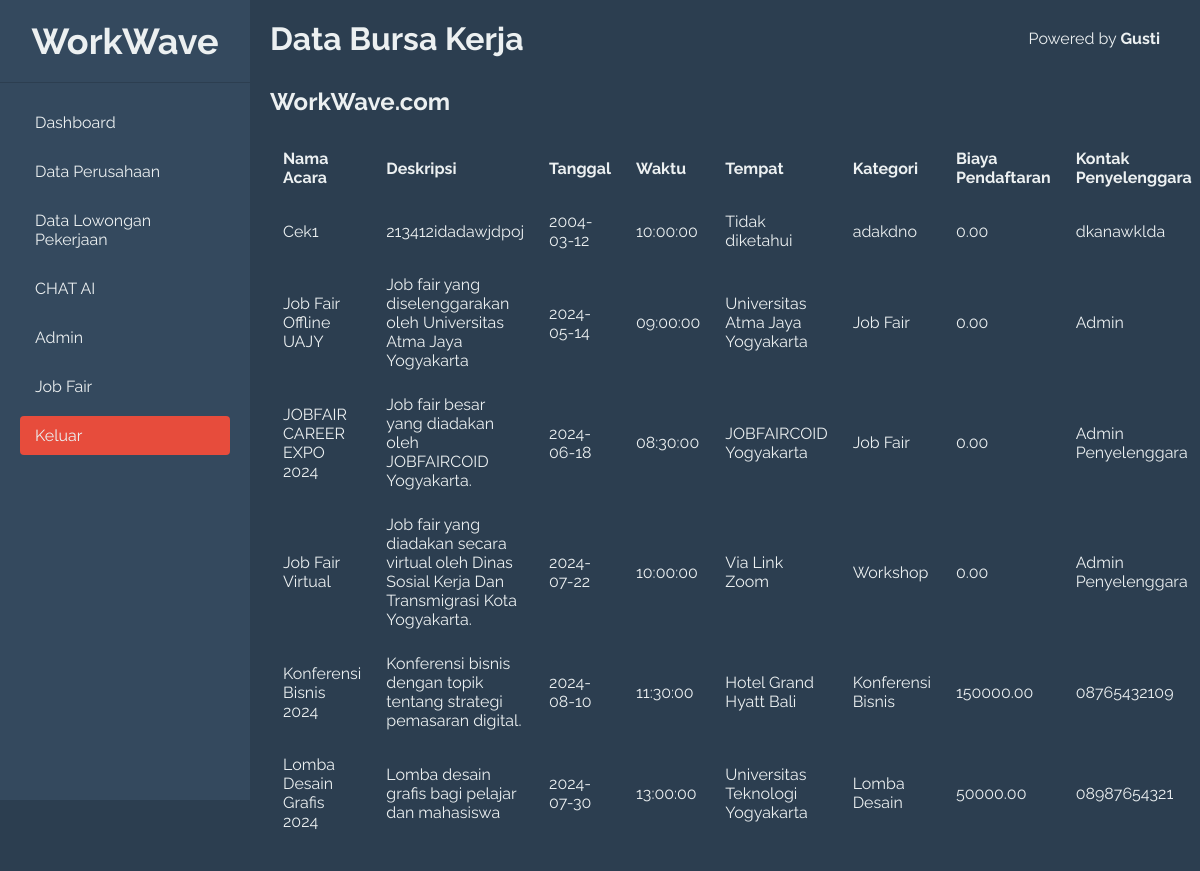
Before: /php/Admin/databursakerja.php with the older database file.
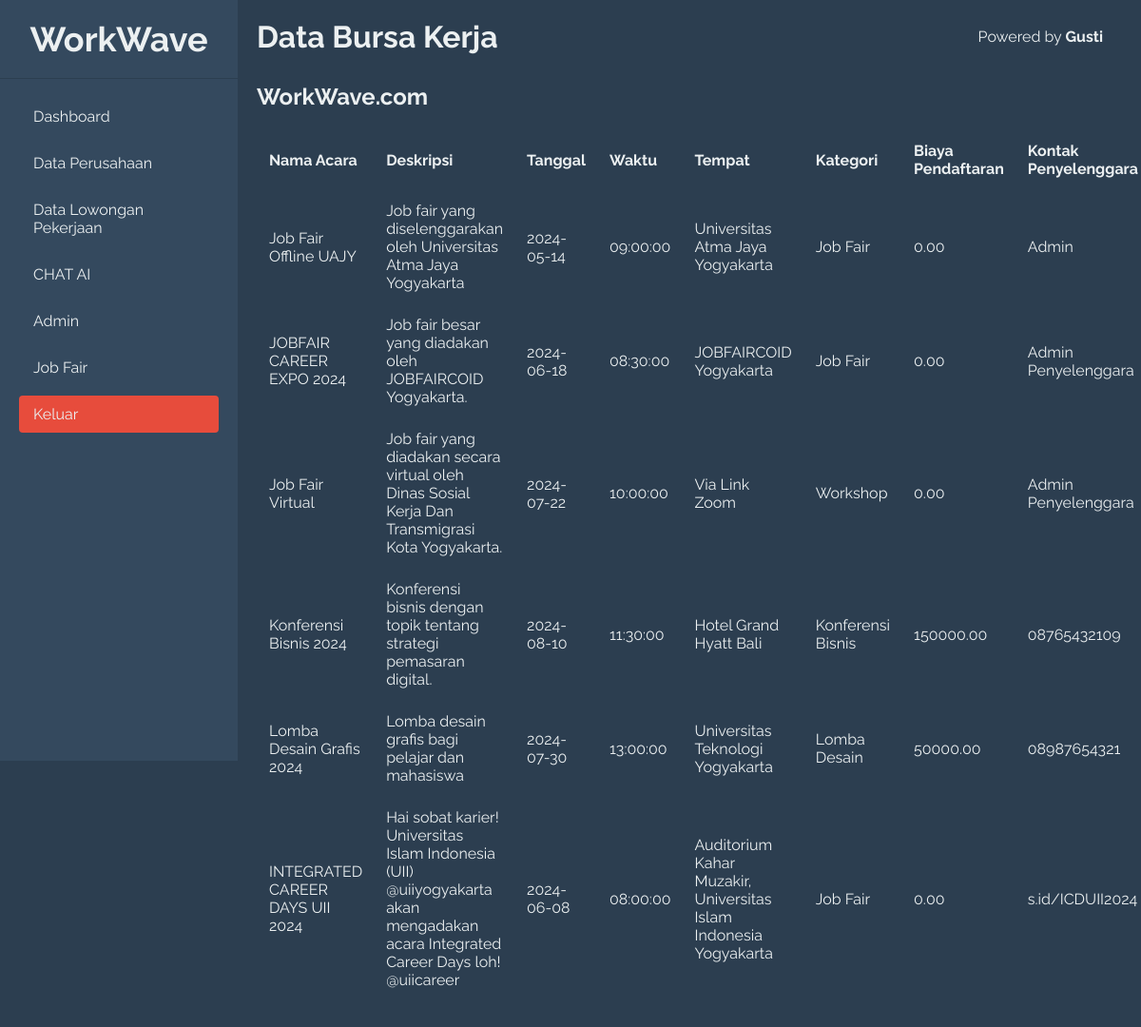
After: the same page with the newer database file.
### tables this page shows
CREATE TABLE `event` (
  `id` int(11) NOT NULL,
  `nama_acara` varchar(255) NOT NULL,
  `deskripsi_acara` text NOT NULL,
  `tanggal_acara` date NOT NULL,
  `waktu_acara` time NOT NULL,
  `tempat_acara` varchar(255) NOT NULL,
  `kategori_acara` varchar(255) NOT NULL,
  `biaya_pendaftaran` decimal(10,2) NOT NULL,
  `kontak_penyelenggara` varchar(255) NOT NULL,
  `url_pendaftaran` varchar(255) NOT NULL,
  `Instruksi_tambahan` varchar(255) NOT NULL,
  `foto_poster` varchar(255) NOT NULL
);

### php/Admin/databursakerja.php (the view, shortened to what this page needs)
<?php
include "koneksi.php";
$sql = "SELECT id, nama_acara, deskripsi_acara, tanggal_acara, waktu_acara, tempat_acara, kategori_acara, biaya_pendaftaran, kontak_penyelenggara, url_pendaftaran FROM event";
$result = $koneksi->query($sql);
?>
<!DOCTYPE html>
<html lang="en">
<head>
    <link rel="stylesheet" href="css/adminpage5.css">
</head>
<body>
<div class="sidebar">
    <div class="sidebar-header">
        <h2><strong>W</strong>ork<strong>W</strong>ave</h2>
    </div>
    <ul class="sidebar-menu">
            <li><a href="AdminPage.php">Dashboard</a></li>
            <li><a href="dataPerusahaan.php">Data Perusahaan</a></li>
            <li><a href="dataLoker.php">Data Lowongan Pekerjaan</a></li>
            <li><a href="dataAI.php">CHAT AI</a></li>
            <li><a href="dataAdmin.php">Admin</a></li>
            <li><a href="databursakerja.php">Job Fair</a></li>
            <li><a href="logout.php" class="btn btn-danger">Keluar</a></li>
        </ul>
</div>
<div class="main-content">
    <header>
        <div class="header-title">
            <h1>Data Bursa Kerja</h1>
        </div>
        <div class="user-info">
            <p>Powered by <strong>Gusti</strong></p>
        </div>
    </header>
    <div class="content">
        <div class="data-section">
        <h2><strong>W</strong>ork<strong>W</strong>ave.com</h2>
            <table class="data-table">
                <thead>
                    <tr>
                        <th>Nama Acara</th>
                        <th>Deskripsi</th>
                        <th>Tanggal</th>
                        <th>Waktu</th>
                        <th>Tempat</th>
                        <th>Kategori</th>
                        <th>Biaya Pendaftaran</th>
                        <th>Kontak Penyelenggara</th>
                    </tr>
                </thead>
                <tbody>
                    <?php while ($row = $result->fetch_assoc()) : ?>
                        <tr>
                            <td><?php echo htmlspecialchars($row['nama_acara']); ?></td>
                            <td><?php echo htmlspecialchars($row['deskripsi_acara']); ?></td>
                            <td><?php echo htmlspecialchars($row['tanggal_acara']); ?></td>
                            <td><?php echo htmlspecialchars($row['waktu_acara']); ?></td>
                            <td><?php echo htmlspecialchars($row['tempat_acara']); ?></td>
                            <td><?php echo htmlspecialchars($row['kategori_acara']); ?></td>
                            <td><?php echo htmlspecialchars($row['biaya_pendaftaran']); ?></td>
                            <td><?php echo htmlspecialchars($row['kontak_penyelenggara']); ?></td>
                        </tr>
                    <?php endwhile; ?>
                </tbody>
            </table>
        </div>
    </div>
</div>
</body>
</html>

### php/Admin/css/adminpage5.css (style rules this page uses)
* { margin: 0; padding: 0; box-sizing: border-box; }
body { font-family: 'Raleway', sans-serif; background-color: #2c3e50; color: #ecf0f1; display: flex; }
.sidebar { width: 250px; background-color: #34495e; height: 100vh; display: flex; flex-direction: column; }
.sidebar-header { padding: 20px; text-align: center; font-size: 1.5em; color: #ecf0f1; border-bottom: 1px solid #2c3e50; }
.sidebar-menu { list-style: none; padding: 20px; flex: 1; }
.sidebar-menu li { margin-bottom: 10px; }
.sidebar-menu li a { text-decoration: none; color: #ecf0f1; padding: 10px 15px; display: block; border-radius: 4px; transition: background-color 0.3s; }
.main-content { flex: 1; padding: 20px; overflow-y: auto; }
header { display: flex; justify-content: space-between; align-items: center; margin-bottom: 30px; }
.header-title h1 { font-size: 2em; }
.user-info { display: flex; align-items: center; }
.user-info p { margin-right: 20px; }
.data-section { margin-bottom: 30px; }
.data-section h2 { font-size: 1.5em; margin-bottom: 20px; }
.data-table { width: 100%; border-collapse: collapse; margin-bottom: 20px; }
.data-table th, .data-table td { padding: 12px; border: 1px solid #2c3e50; text-align: left; }
.data-table th { background-color: #2c3e50; color: #ecf0f1; }
.btn-danger { background-color: #e74c3c; border: none; padding: 10px 20px; border-radius: 4px; cursor: pointer; color: #ecf0f1; transition: background-color 0.3s; }

Changed rows visible on the page:
removed event: nama_acara "Cek1", deskripsi_acara "213412idadawjdpoj", tanggal_acara "2004-03-12", waktu_acara "10:00:00", tempat_acara "Tidak diketahui", kategori_acara "adakdno", biaya_pendaftaran "0.00", kontak_penyelenggara "dkanawklda"
added event: nama_acara "INTEGRATED CAREER DAYS UII 2024", deskripsi_acara "Hai sobat karier! Universitas Islam Indonesia (UII) @uiiyogyakarta akan mengadakan acara Integrated Career Days loh! @uiicareer", tanggal_acara "2024-06-08", waktu_acara "08:00:00", tempat_acara "Auditorium Kahar Muzakir, Universitas Islam Indonesia Yogyakarta", kategori_acara "Job Fair", biaya_pendaftaran "0.00", kontak_penyelenggara "s.id/ICDUII2024"
